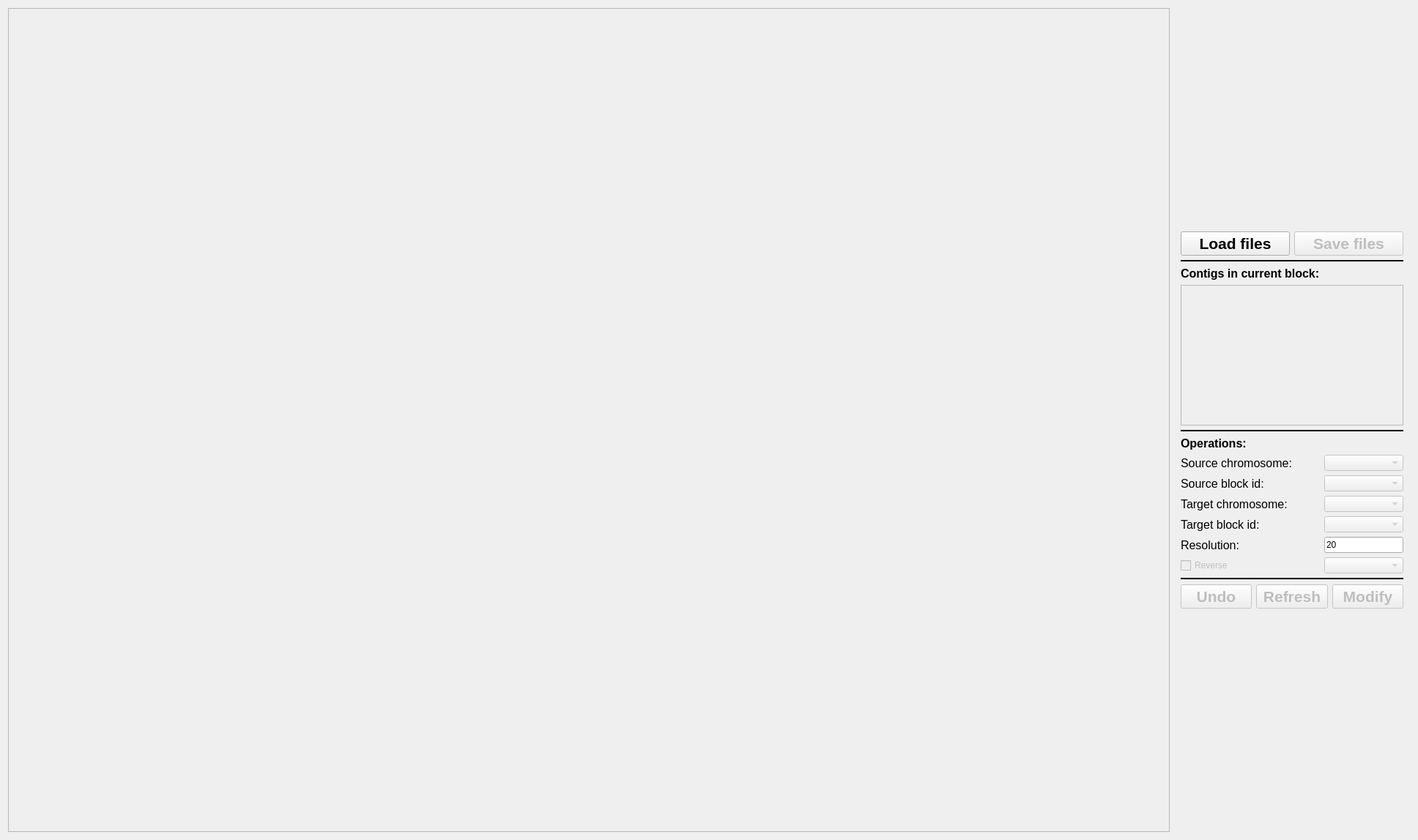
<?xml version="1.0" encoding="UTF-8"?>
<ui version="4.0">
 <class>AssemblyAdjusterMain</class>
 <widget class="QWidget" name="AssemblyAdjusterMain">
  <property name="geometry">
   <rect>
    <x>0</x>
    <y>0</y>
    <width>1936</width>
    <height>1147</height>
   </rect>
  </property>
  <property name="windowTitle">
   <string>Manual Collinearity Assembly Adjuster</string>
  </property>
  <layout class="QGridLayout" name="gridLayout_2">
   <item row="0" column="0">
    <widget class="QGraphicsView" name="plot_viewer">
     <property name="enabled">
      <bool>false</bool>
     </property>
    </widget>
   </item>
   <item row="0" column="1">
    <widget class="QFrame" name="Frame">
     <property name="sizePolicy">
      <sizepolicy hsizetype="Fixed" vsizetype="Fixed">
       <horstretch>0</horstretch>
       <verstretch>0</verstretch>
      </sizepolicy>
     </property>
     <layout class="QGridLayout" name="gridLayout">
      <item row="9" column="0">
       <widget class="QLabel" name="label_2">
        <property name="font">
         <font>
          <pointsize>12</pointsize>
         </font>
        </property>
        <property name="text">
         <string>Target chromosome:</string>
        </property>
       </widget>
      </item>
      <item row="4" column="0" colspan="2">
       <widget class="QListWidget" name="blk_lst">
        <property name="enabled">
         <bool>false</bool>
        </property>
       </widget>
      </item>
      <item row="7" column="1">
       <widget class="QComboBox" name="src_chr_cbox">
        <property name="enabled">
         <bool>false</bool>
        </property>
       </widget>
      </item>
      <item row="2" column="0" colspan="2">
       <widget class="Line" name="line">
        <property name="sizePolicy">
         <sizepolicy hsizetype="Minimum" vsizetype="Fixed">
          <horstretch>0</horstretch>
          <verstretch>0</verstretch>
         </sizepolicy>
        </property>
        <property name="sizeIncrement">
         <size>
          <width>0</width>
          <height>0</height>
         </size>
        </property>
        <property name="frameShadow">
         <enum>QFrame::Plain</enum>
        </property>
        <property name="lineWidth">
         <number>2</number>
        </property>
        <property name="orientation">
         <enum>Qt::Horizontal</enum>
        </property>
       </widget>
      </item>
      <item row="8" column="0">
       <widget class="QLabel" name="label_3">
        <property name="font">
         <font>
          <pointsize>12</pointsize>
         </font>
        </property>
        <property name="text">
         <string>Source block id:</string>
        </property>
       </widget>
      </item>
      <item row="13" column="0" colspan="2">
       <widget class="Line" name="line_2">
        <property name="frameShadow">
         <enum>QFrame::Plain</enum>
        </property>
        <property name="lineWidth">
         <number>2</number>
        </property>
        <property name="orientation">
         <enum>Qt::Horizontal</enum>
        </property>
       </widget>
      </item>
      <item row="12" column="1">
       <widget class="QComboBox" name="method_cbox">
        <property name="enabled">
         <bool>false</bool>
        </property>
       </widget>
      </item>
      <item row="9" column="1">
       <widget class="QComboBox" name="tgt_chr_cbox">
        <property name="enabled">
         <bool>false</bool>
        </property>
       </widget>
      </item>
      <item row="1" column="0" colspan="2">
       <layout class="QHBoxLayout" name="horizontalLayout_2">
        <item>
         <widget class="QPushButton" name="file_loader_btn">
          <property name="sizePolicy">
           <sizepolicy hsizetype="Minimum" vsizetype="Minimum">
            <horstretch>0</horstretch>
            <verstretch>0</verstretch>
           </sizepolicy>
          </property>
          <property name="font">
           <font>
            <pointsize>16</pointsize>
            <weight>75</weight>
            <bold>true</bold>
           </font>
          </property>
          <property name="text">
           <string>Load files</string>
          </property>
         </widget>
        </item>
        <item>
         <widget class="QPushButton" name="file_save_btn">
          <property name="enabled">
           <bool>false</bool>
          </property>
          <property name="sizePolicy">
           <sizepolicy hsizetype="Minimum" vsizetype="Minimum">
            <horstretch>0</horstretch>
            <verstretch>0</verstretch>
           </sizepolicy>
          </property>
          <property name="font">
           <font>
            <pointsize>16</pointsize>
            <weight>75</weight>
            <bold>true</bold>
           </font>
          </property>
          <property name="text">
           <string>Save files</string>
          </property>
         </widget>
        </item>
       </layout>
      </item>
      <item row="11" column="0">
       <widget class="QLabel" name="label_5">
        <property name="font">
         <font>
          <pointsize>12</pointsize>
         </font>
        </property>
        <property name="text">
         <string>Resolution:</string>
        </property>
       </widget>
      </item>
      <item row="11" column="1">
       <widget class="QLineEdit" name="resolution_text">
        <property name="text">
         <string>20</string>
        </property>
       </widget>
      </item>
      <item row="12" column="0">
       <widget class="QCheckBox" name="rev_chk">
        <property name="enabled">
         <bool>false</bool>
        </property>
        <property name="text">
         <string>Reverse</string>
        </property>
       </widget>
      </item>
      <item row="3" column="0">
       <widget class="QLabel" name="label_6">
        <property name="font">
         <font>
          <pointsize>12</pointsize>
          <weight>75</weight>
          <bold>true</bold>
         </font>
        </property>
        <property name="text">
         <string>Contigs in current block:</string>
        </property>
       </widget>
      </item>
      <item row="7" column="0">
       <widget class="QLabel" name="label">
        <property name="font">
         <font>
          <pointsize>12</pointsize>
         </font>
        </property>
        <property name="text">
         <string>Source chromosome:</string>
        </property>
       </widget>
      </item>
      <item row="14" column="0" colspan="2">
       <layout class="QHBoxLayout" name="horizontalLayout">
        <item>
         <widget class="QPushButton" name="undo_btn">
          <property name="enabled">
           <bool>false</bool>
          </property>
          <property name="sizePolicy">
           <sizepolicy hsizetype="Minimum" vsizetype="Minimum">
            <horstretch>0</horstretch>
            <verstretch>0</verstretch>
           </sizepolicy>
          </property>
          <property name="font">
           <font>
            <pointsize>16</pointsize>
            <weight>75</weight>
            <bold>true</bold>
           </font>
          </property>
          <property name="text">
           <string>Undo</string>
          </property>
         </widget>
        </item>
        <item>
         <widget class="QPushButton" name="refresh_btn">
          <property name="enabled">
           <bool>false</bool>
          </property>
          <property name="sizePolicy">
           <sizepolicy hsizetype="Minimum" vsizetype="Minimum">
            <horstretch>0</horstretch>
            <verstretch>0</verstretch>
           </sizepolicy>
          </property>
          <property name="font">
           <font>
            <pointsize>16</pointsize>
            <weight>75</weight>
            <bold>true</bold>
           </font>
          </property>
          <property name="text">
           <string>Refresh</string>
          </property>
         </widget>
        </item>
        <item>
         <widget class="QPushButton" name="mod_btn">
          <property name="enabled">
           <bool>false</bool>
          </property>
          <property name="sizePolicy">
           <sizepolicy hsizetype="Minimum" vsizetype="Minimum">
            <horstretch>0</horstretch>
            <verstretch>0</verstretch>
           </sizepolicy>
          </property>
          <property name="font">
           <font>
            <pointsize>16</pointsize>
            <weight>75</weight>
            <bold>true</bold>
           </font>
          </property>
          <property name="text">
           <string>Modify</string>
          </property>
         </widget>
        </item>
       </layout>
      </item>
      <item row="5" column="0" colspan="2">
       <widget class="Line" name="line_3">
        <property name="frameShadow">
         <enum>QFrame::Plain</enum>
        </property>
        <property name="lineWidth">
         <number>2</number>
        </property>
        <property name="orientation">
         <enum>Qt::Horizontal</enum>
        </property>
       </widget>
      </item>
      <item row="8" column="1">
       <widget class="QComboBox" name="src_blk_cbox">
        <property name="enabled">
         <bool>false</bool>
        </property>
       </widget>
      </item>
      <item row="10" column="1">
       <widget class="QComboBox" name="tgt_blk_cbox">
        <property name="enabled">
         <bool>false</bool>
        </property>
       </widget>
      </item>
      <item row="10" column="0">
       <widget class="QLabel" name="label_4">
        <property name="font">
         <font>
          <pointsize>12</pointsize>
         </font>
        </property>
        <property name="text">
         <string>Target block id:</string>
        </property>
       </widget>
      </item>
      <item row="6" column="0">
       <widget class="QLabel" name="label_7">
        <property name="font">
         <font>
          <pointsize>12</pointsize>
          <weight>75</weight>
          <bold>true</bold>
         </font>
        </property>
        <property name="text">
         <string>Operations:</string>
        </property>
       </widget>
      </item>
     </layout>
    </widget>
   </item>
  </layout>
 </widget>
 <resources/>
 <connections/>
</ui>
